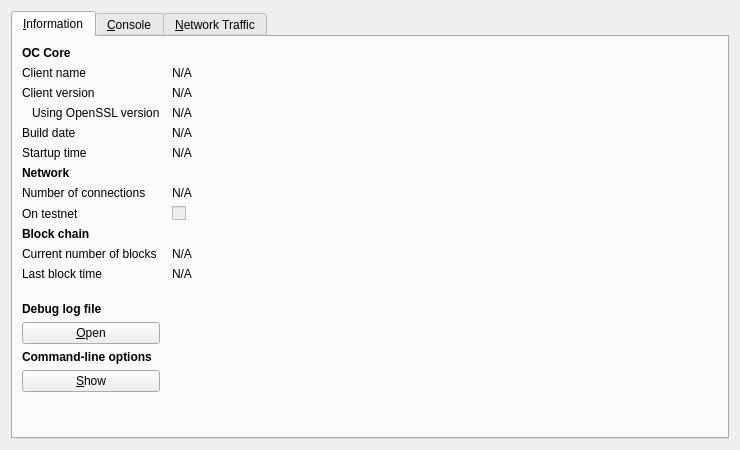
<?xml version="1.0" encoding="UTF-8"?>
<ui version="4.0">
 <class>RPCConsole</class>
 <widget class="QDialog" name="RPCConsole">
  <property name="geometry">
   <rect>
    <x>0</x>
    <y>0</y>
    <width>740</width>
    <height>450</height>
   </rect>
  </property>
  <property name="windowTitle">
   <string>OC - Debug window</string>
  </property>
  <layout class="QVBoxLayout" name="verticalLayout_2">
   <item>
    <widget class="QTabWidget" name="tabWidget">
     <property name="currentIndex">
      <number>0</number>
     </property>
     <widget class="QWidget" name="tab_info">
      <attribute name="title">
       <string>&amp;Information</string>
      </attribute>
      <layout class="QGridLayout" name="gridLayout" columnstretch="0,1">
       <property name="horizontalSpacing">
        <number>12</number>
       </property>
       <item row="0" column="0">
        <widget class="QLabel" name="label_9">
         <property name="font">
          <font>
           <weight>75</weight>
           <bold>true</bold>
          </font>
         </property>
         <property name="text">
          <string>OC Core</string>
         </property>
        </widget>
       </item>
       <item row="1" column="0">
        <widget class="QLabel" name="label_5">
         <property name="text">
          <string>Client name</string>
         </property>
        </widget>
       </item>
       <item row="1" column="1">
        <widget class="QLabel" name="clientName">
         <property name="cursor">
          <cursorShape>IBeamCursor</cursorShape>
         </property>
         <property name="text">
          <string>N/A</string>
         </property>
         <property name="textFormat">
          <enum>Qt::PlainText</enum>
         </property>
         <property name="textInteractionFlags">
          <set>Qt::LinksAccessibleByMouse|Qt::TextSelectableByKeyboard|Qt::TextSelectableByMouse</set>
         </property>
        </widget>
       </item>
       <item row="2" column="0">
        <widget class="QLabel" name="label_6">
         <property name="text">
          <string>Client version</string>
         </property>
        </widget>
       </item>
       <item row="2" column="1">
        <widget class="QLabel" name="clientVersion">
         <property name="cursor">
          <cursorShape>IBeamCursor</cursorShape>
         </property>
         <property name="text">
          <string>N/A</string>
         </property>
         <property name="textFormat">
          <enum>Qt::PlainText</enum>
         </property>
         <property name="textInteractionFlags">
          <set>Qt::LinksAccessibleByMouse|Qt::TextSelectableByKeyboard|Qt::TextSelectableByMouse</set>
         </property>
        </widget>
       </item>
       <item row="3" column="0">
        <widget class="QLabel" name="label_14">
         <property name="text">
          <string>Using OpenSSL version</string>
         </property>
         <property name="indent">
          <number>10</number>
         </property>
        </widget>
       </item>
       <item row="3" column="1">
        <widget class="QLabel" name="openSSLVersion">
         <property name="cursor">
          <cursorShape>IBeamCursor</cursorShape>
         </property>
         <property name="text">
          <string>N/A</string>
         </property>
         <property name="textFormat">
          <enum>Qt::PlainText</enum>
         </property>
         <property name="textInteractionFlags">
          <set>Qt::LinksAccessibleByMouse|Qt::TextSelectableByKeyboard|Qt::TextSelectableByMouse</set>
         </property>
        </widget>
       </item>
       <item row="4" column="0">
        <widget class="QLabel" name="label_12">
         <property name="text">
          <string>Build date</string>
         </property>
        </widget>
       </item>
       <item row="4" column="1">
        <widget class="QLabel" name="buildDate">
         <property name="cursor">
          <cursorShape>IBeamCursor</cursorShape>
         </property>
         <property name="text">
          <string>N/A</string>
         </property>
         <property name="textFormat">
          <enum>Qt::PlainText</enum>
         </property>
         <property name="textInteractionFlags">
          <set>Qt::LinksAccessibleByMouse|Qt::TextSelectableByKeyboard|Qt::TextSelectableByMouse</set>
         </property>
        </widget>
       </item>
       <item row="5" column="0">
        <widget class="QLabel" name="label_13">
         <property name="text">
          <string>Startup time</string>
         </property>
        </widget>
       </item>
       <item row="5" column="1">
        <widget class="QLabel" name="startupTime">
         <property name="cursor">
          <cursorShape>IBeamCursor</cursorShape>
         </property>
         <property name="text">
          <string>N/A</string>
         </property>
         <property name="textFormat">
          <enum>Qt::PlainText</enum>
         </property>
         <property name="textInteractionFlags">
          <set>Qt::LinksAccessibleByMouse|Qt::TextSelectableByKeyboard|Qt::TextSelectableByMouse</set>
         </property>
        </widget>
       </item>
       <item row="6" column="0">
        <widget class="QLabel" name="label_11">
         <property name="font">
          <font>
           <weight>75</weight>
           <bold>true</bold>
          </font>
         </property>
         <property name="text">
          <string>Network</string>
         </property>
        </widget>
       </item>
       <item row="7" column="0">
        <widget class="QLabel" name="label_7">
         <property name="text">
          <string>Number of connections</string>
         </property>
        </widget>
       </item>
       <item row="7" column="1">
        <widget class="QLabel" name="numberOfConnections">
         <property name="cursor">
          <cursorShape>IBeamCursor</cursorShape>
         </property>
         <property name="text">
          <string>N/A</string>
         </property>
         <property name="textFormat">
          <enum>Qt::PlainText</enum>
         </property>
         <property name="textInteractionFlags">
          <set>Qt::LinksAccessibleByMouse|Qt::TextSelectableByKeyboard|Qt::TextSelectableByMouse</set>
         </property>
        </widget>
       </item>
       <item row="8" column="0">
        <widget class="QLabel" name="label_8">
         <property name="text">
          <string>On testnet</string>
         </property>
        </widget>
       </item>
       <item row="8" column="1">
        <widget class="QCheckBox" name="isTestNet">
         <property name="enabled">
          <bool>false</bool>
         </property>
         <property name="text">
          <string/>
         </property>
        </widget>
       </item>
       <item row="9" column="0">
        <widget class="QLabel" name="label_10">
         <property name="font">
          <font>
           <weight>75</weight>
           <bold>true</bold>
          </font>
         </property>
         <property name="text">
          <string>Block chain</string>
         </property>
        </widget>
       </item>
       <item row="10" column="0">
        <widget class="QLabel" name="label_3">
         <property name="text">
          <string>Current number of blocks</string>
         </property>
        </widget>
       </item>
       <item row="10" column="1">
        <widget class="QLabel" name="numberOfBlocks">
         <property name="cursor">
          <cursorShape>IBeamCursor</cursorShape>
         </property>
         <property name="text">
          <string>N/A</string>
         </property>
         <property name="textFormat">
          <enum>Qt::PlainText</enum>
         </property>
         <property name="textInteractionFlags">
          <set>Qt::LinksAccessibleByMouse|Qt::TextSelectableByKeyboard|Qt::TextSelectableByMouse</set>
         </property>
        </widget>
       </item>
       <item row="11" column="0">
        <widget class="QLabel" name="label_2">
         <property name="text">
          <string>Last block time</string>
         </property>
        </widget>
       </item>
       <item row="11" column="1">
        <widget class="QLabel" name="lastBlockTime">
         <property name="cursor">
          <cursorShape>IBeamCursor</cursorShape>
         </property>
         <property name="text">
          <string>N/A</string>
         </property>
         <property name="textFormat">
          <enum>Qt::PlainText</enum>
         </property>
         <property name="textInteractionFlags">
          <set>Qt::LinksAccessibleByMouse|Qt::TextSelectableByKeyboard|Qt::TextSelectableByMouse</set>
         </property>
        </widget>
       </item>
       <item row="12" column="0">
        <spacer name="verticalSpacer_2">
         <property name="orientation">
          <enum>Qt::Vertical</enum>
         </property>
         <property name="sizeHint" stdset="0">
          <size>
           <width>20</width>
           <height>20</height>
          </size>
         </property>
        </spacer>
       </item>
       <item row="13" column="0">
        <widget class="QLabel" name="labelDebugLogfile">
         <property name="font">
          <font>
           <weight>75</weight>
           <bold>true</bold>
          </font>
         </property>
         <property name="text">
          <string>Debug log file</string>
         </property>
        </widget>
       </item>
       <item row="14" column="0">
        <widget class="QPushButton" name="openDebugLogfileButton">
         <property name="toolTip">
          <string>Open the OC debug log file from the current data directory. This can take a few seconds for large log files.</string>
         </property>
         <property name="text">
          <string>&amp;Open</string>
         </property>
         <property name="autoDefault">
          <bool>false</bool>
         </property>
        </widget>
       </item>
       <item row="15" column="0">
        <widget class="QLabel" name="labelCLOptions">
         <property name="font">
          <font>
           <weight>75</weight>
           <bold>true</bold>
          </font>
         </property>
         <property name="text">
          <string>Command-line options</string>
         </property>
        </widget>
       </item>
       <item row="16" column="0">
        <widget class="QPushButton" name="showCLOptionsButton">
         <property name="toolTip">
          <string>Show the OC-Qt help message to get a list with possible OC command-line options.</string>
         </property>
         <property name="text">
          <string>&amp;Show</string>
         </property>
         <property name="autoDefault">
          <bool>false</bool>
         </property>
        </widget>
       </item>
       <item row="17" column="0">
        <spacer name="verticalSpacer">
         <property name="orientation">
          <enum>Qt::Vertical</enum>
         </property>
         <property name="sizeHint" stdset="0">
          <size>
           <width>20</width>
           <height>40</height>
          </size>
         </property>
        </spacer>
       </item>
      </layout>
     </widget>
     <widget class="QWidget" name="tab_console">
      <attribute name="title">
       <string>&amp;Console</string>
      </attribute>
      <layout class="QVBoxLayout" name="verticalLayout_3">
       <property name="spacing">
        <number>3</number>
       </property>
       <item>
        <widget class="QTextEdit" name="messagesWidget">
         <property name="minimumSize">
          <size>
           <width>0</width>
           <height>100</height>
          </size>
         </property>
         <property name="readOnly">
          <bool>true</bool>
         </property>
         <property name="tabKeyNavigation" stdset="0">
          <bool>false</bool>
         </property>
         <property name="columnCount" stdset="0">
          <number>2</number>
         </property>
        </widget>
       </item>
       <item>
        <layout class="QHBoxLayout" name="horizontalLayout">
         <property name="spacing">
          <number>3</number>
         </property>
         <item>
          <widget class="QLabel" name="label">
           <property name="text">
            <string notr="true">&gt;</string>
           </property>
          </widget>
         </item>
         <item>
          <widget class="QLineEdit" name="lineEdit"/>
         </item>
         <item>
          <widget class="QPushButton" name="clearButton">
           <property name="maximumSize">
            <size>
             <width>24</width>
             <height>24</height>
            </size>
           </property>
           <property name="toolTip">
            <string>Clear console</string>
           </property>
           <property name="text">
            <string/>
           </property>
           <property name="icon">
            <iconset resource="../bitcoin.qrc">
             <normaloff>:/icons/remove</normaloff>:/icons/remove</iconset>
           </property>
           <property name="shortcut">
            <string notr="true">Ctrl+L</string>
           </property>
           <property name="autoDefault">
            <bool>false</bool>
           </property>
          </widget>
         </item>
        </layout>
       </item>
      </layout>
     </widget>
     <widget class="QWidget" name="tab">
      <attribute name="title">
       <string>&amp;Network Traffic</string>
      </attribute>
      <layout class="QHBoxLayout" name="horizontalLayout_3">
       <item>
        <layout class="QVBoxLayout" name="verticalLayout_4">
         <item>
          <widget class="TrafficGraphWidget" name="trafficGraph" native="true">
           <property name="sizePolicy">
            <sizepolicy hsizetype="Expanding" vsizetype="Expanding">
             <horstretch>0</horstretch>
             <verstretch>0</verstretch>
            </sizepolicy>
           </property>
          </widget>
         </item>
         <item>
          <layout class="QHBoxLayout" name="horizontalLayout_2">
           <item>
            <widget class="QSlider" name="sldGraphRange">
             <property name="minimum">
              <number>1</number>
             </property>
             <property name="maximum">
              <number>288</number>
             </property>
             <property name="pageStep">
              <number>12</number>
             </property>
             <property name="value">
              <number>6</number>
             </property>
             <property name="orientation">
              <enum>Qt::Horizontal</enum>
             </property>
            </widget>
           </item>
           <item>
            <widget class="QLabel" name="lblGraphRange">
             <property name="minimumSize">
              <size>
               <width>100</width>
               <height>0</height>
              </size>
             </property>
             <property name="alignment">
              <set>Qt::AlignCenter</set>
             </property>
            </widget>
           </item>
           <item>
            <widget class="QPushButton" name="btnClearTrafficGraph">
             <property name="text">
              <string>&amp;Clear</string>
             </property>
            </widget>
           </item>
          </layout>
         </item>
        </layout>
       </item>
       <item>
        <layout class="QVBoxLayout" name="verticalLayout">
         <item>
          <widget class="QGroupBox" name="groupBox">
           <property name="title">
            <string>Totals</string>
           </property>
           <layout class="QVBoxLayout" name="verticalLayout_5">
            <item>
             <layout class="QHBoxLayout" name="horizontalLayout_4">
              <item>
               <widget class="Line" name="line">
                <property name="sizePolicy">
                 <sizepolicy hsizetype="Fixed" vsizetype="Fixed">
                  <horstretch>0</horstretch>
                  <verstretch>0</verstretch>
                 </sizepolicy>
                </property>
                <property name="minimumSize">
                 <size>
                  <width>10</width>
                  <height>0</height>
                 </size>
                </property>
                <property name="palette">
                 <palette>
                  <active>
                   <colorrole role="Light">
                    <brush brushstyle="SolidPattern">
                     <color alpha="255">
                      <red>0</red>
                      <green>255</green>
                      <blue>0</blue>
                     </color>
                    </brush>
                   </colorrole>
                  </active>
                  <inactive>
                   <colorrole role="Light">
                    <brush brushstyle="SolidPattern">
                     <color alpha="255">
                      <red>0</red>
                      <green>255</green>
                      <blue>0</blue>
                     </color>
                    </brush>
                   </colorrole>
                  </inactive>
                  <disabled>
                   <colorrole role="Light">
                    <brush brushstyle="SolidPattern">
                     <color alpha="255">
                      <red>0</red>
                      <green>255</green>
                      <blue>0</blue>
                     </color>
                    </brush>
                   </colorrole>
                  </disabled>
                 </palette>
                </property>
                <property name="orientation">
                 <enum>Qt::Horizontal</enum>
                </property>
               </widget>
              </item>
              <item>
               <widget class="QLabel" name="label_16">
                <property name="text">
                 <string>In:</string>
                </property>
               </widget>
              </item>
              <item>
               <widget class="QLabel" name="lblBytesIn">
                <property name="minimumSize">
                 <size>
                  <width>50</width>
                  <height>0</height>
                 </size>
                </property>
                <property name="alignment">
                 <set>Qt::AlignRight|Qt::AlignTrailing|Qt::AlignVCenter</set>
                </property>
               </widget>
              </item>
             </layout>
            </item>
            <item>
             <layout class="QHBoxLayout" name="horizontalLayout_5">
              <item>
               <widget class="Line" name="line_2">
                <property name="sizePolicy">
                 <sizepolicy hsizetype="Fixed" vsizetype="Fixed">
                  <horstretch>0</horstretch>
                  <verstretch>0</verstretch>
                 </sizepolicy>
                </property>
                <property name="minimumSize">
                 <size>
                  <width>10</width>
                  <height>0</height>
                 </size>
                </property>
                <property name="palette">
                 <palette>
                  <active>
                   <colorrole role="Light">
                    <brush brushstyle="SolidPattern">
                     <color alpha="255">
                      <red>255</red>
                      <green>0</green>
                      <blue>0</blue>
                     </color>
                    </brush>
                   </colorrole>
                  </active>
                  <inactive>
                   <colorrole role="Light">
                    <brush brushstyle="SolidPattern">
                     <color alpha="255">
                      <red>255</red>
                      <green>0</green>
                      <blue>0</blue>
                     </color>
                    </brush>
                   </colorrole>
                  </inactive>
                  <disabled>
                   <colorrole role="Light">
                    <brush brushstyle="SolidPattern">
                     <color alpha="255">
                      <red>255</red>
                      <green>0</green>
                      <blue>0</blue>
                     </color>
                    </brush>
                   </colorrole>
                  </disabled>
                 </palette>
                </property>
                <property name="orientation">
                 <enum>Qt::Horizontal</enum>
                </property>
               </widget>
              </item>
              <item>
               <widget class="QLabel" name="label_17">
                <property name="text">
                 <string>Out:</string>
                </property>
               </widget>
              </item>
              <item>
               <widget class="QLabel" name="lblBytesOut">
                <property name="minimumSize">
                 <size>
                  <width>50</width>
                  <height>0</height>
                 </size>
                </property>
                <property name="alignment">
                 <set>Qt::AlignRight|Qt::AlignTrailing|Qt::AlignVCenter</set>
                </property>
               </widget>
              </item>
             </layout>
            </item>
            <item>
             <spacer name="verticalSpacer_4">
              <property name="orientation">
               <enum>Qt::Vertical</enum>
              </property>
              <property name="sizeHint" stdset="0">
               <size>
                <width>20</width>
                <height>407</height>
               </size>
              </property>
             </spacer>
            </item>
           </layout>
          </widget>
         </item>
        </layout>
       </item>
      </layout>
     </widget>
    </widget>
   </item>
  </layout>
 </widget>
 <customwidgets>
  <customwidget>
   <class>TrafficGraphWidget</class>
   <extends>QWidget</extends>
   <header>trafficgraphwidget.h</header>
   <container>1</container>
   <slots>
    <slot>clear()</slot>
   </slots>
  </customwidget>
 </customwidgets>
 <resources>
  <include location="../bitcoin.qrc"/>
 </resources>
 <connections/>
</ui>
